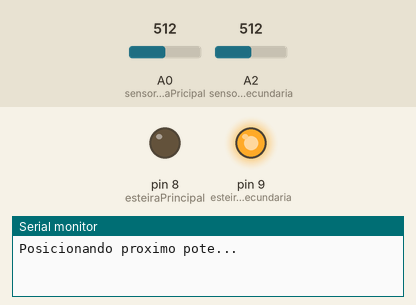
This sketch was run on a simulated Arduino Uno, built with avr-gcc and run on an emulated ATmega328P. Parts: output pins drawn as LEDs (lit = HIGH), the last lines printed to the serial monitor. The test bench sets the inputs (shaded band); at power-on: A2 (sensorEsteiraSecundaria) = 512, A0 (sensorEsteiraPricipal) = 512.

Above: at 3.8 s.
3.9 s: A2 (sensorEsteiraSecundaria) set to 593
5.4 s: A2 (sensorEsteiraSecundaria) set to 612
At 6.2 s:
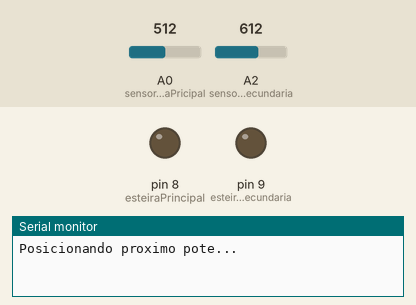
At 7.3 s:
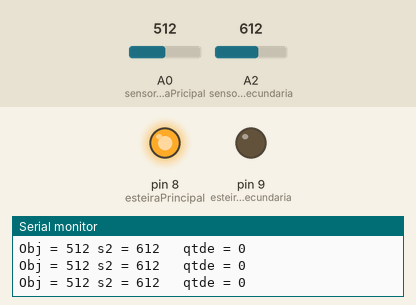
Timing chart, 0 to 8.8 s (numbered marks = the images above; inputs shaded):
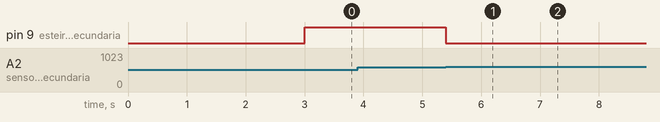

The sketch:

Esteiras_v1.ino
```cpp
/*
UNIVERSIDADE FERDERAL DO AMAZONAS
ENGENHARIA DA COMPUTAÇAO
MARCELO FERREIRA DE AQUINO
marcelofdeaquino@gmail.com

Analog input, analog output, serial output

 Manipulaçao de duas enteiras onde na primeira esteira (esteira principal)
 possui objetos a serem despejados em potes localizados na segunda esteira
 (esteira de potes). Neste sketch foi implementado com ideia de sincronizaçao
 das duas esteiras. Os valores sao impressos no monitor serial.

 O circuito:
   * Modulo rele para ligar e desligar os motores das esteiras
   * 3 laser de 5v
       -- 1 para esteira pricipal e 2 para esteira de potes
   * 3 sensores de luz de 5v
       -- 1 para esteira pricipal e 2 para esteira de potes
   * 2 motores DC de 12v
   * Fonte externa de 12v para alimentaçao dos motores
       -- OBS: a passagem de tensao da fonte para o motor deve
       ser manipulada pelo modulo rele

 */

const int sensorEsteiraPricipal = A0;  // Entrada analogica do sensor de luz da esteira principal
const int sensorEsteiraSecundaria = A2;  // Entrada analogica do sensor 2 de luz da esteira secundaria

const int esteiraPrincipal = 8;
const int esteiraSecundaria = 9;

// Quantidade desejada de objetos por pote
const int totObj=3;
const int totPote=3;

// Variveis para controle de objetos
int qtdeObj = 0;         // Quantidade de objetos por pote
int qtdePote = 0;         // Quantidade de potes

// Flag para garantir a contagem de um objeto por vez
int flagCont = 0;

//Flags dos sensores de posicao da esteira secundaria
int flagPote = 0;

// valor dos sensores de luz da esteira principal e da esteira secundaria, respectivamente.
int sensorValueObj = 0;
int sensorValuePote = 0;


void setup() {
  // initialize serial communications at 9600 bps:
  Serial.begin(9600);
  pinMode(esteiraPrincipal,OUTPUT);
  pinMode(esteiraSecundaria,OUTPUT);
  inicializar();
}

void inicializar(){
  delay(2000);
  digitalWrite(esteiraPrincipal,LOW);
  digitalWrite(esteiraSecundaria,LOW);
  posProxPote();
}

void posProxPote(){
  // Desliga a esteira principal
  digitalWrite(esteiraPrincipal,LOW);
  delay(1000);
  // Liga a esteira secundario
  digitalWrite(esteiraSecundaria,HIGH);

  Serial.println("Posicionando proximo pote...");

  while(flagPote == 1){
     sensorValuePote = analogRead(sensorEsteiraSecundaria);
     if(sensorValuePote < 600)
       flagPote=0;
  }

  while(flagPote == 0){
     sensorValuePote = analogRead(sensorEsteiraSecundaria);
     if(sensorValuePote > 600)
       flagPote=1;
  }

  // Chegada da objeto na posiçao
  digitalWrite(esteiraSecundaria,LOW);
  delay(1000);
  //Religa a esteira principal
  digitalWrite(esteiraPrincipal,HIGH);
}

void loop() {
  // Leitura do sensor laser da esteira principal
  sensorValueObj = analogRead(sensorEsteiraPricipal);
  sensorValuePote = analogRead(sensorEsteiraSecundaria);

  if ((flagCont == 0)&&(sensorValueObj > 600)){
      flagCont=1;
  }
  if ((flagCont == 1)&&(sensorValueObj < 600)){
      qtdeObj++;
      flagCont=0;
  }

  if(qtdeObj >= totObj){
    qtdeObj=0;
    posProxPote();
    qtdePote++;
  }


  // print the results to the serial monitor:
  Serial.print("Obj = " );
  Serial.print(sensorValueObj);
  Serial.print(" s2 = " );
  Serial.print(sensorValuePote);
  Serial.print("   qtde = ");
  Serial.println(qtdeObj);

  // wait 2 milliseconds before the next loop
  // for the analog-to-digital converter to settle
  // after the last reading:
  delay(2);
}
```

Measured:
- the behaviour switches between 600 and 601 on A2 (sensorEsteiraSecundaria) (found by bisection; images 0 and 1)
- after the input at 3.9 s, every drawn part: stays the same
- after the input at 5.4 s, pin 8 (esteiraPrincipal): LOW → HIGH after 1.0 s; pin 9 (esteiraSecundaria): HIGH → LOW at once
